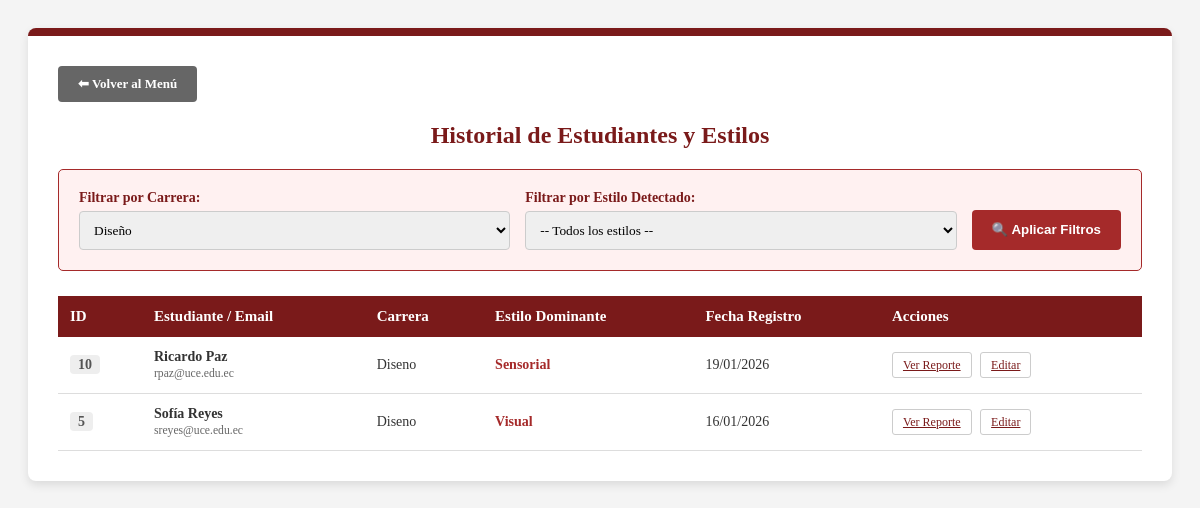
/consultas.php?f_carrera=Diseno, run on the app's committed database.
### tables this page shows
CREATE TABLE IF NOT EXISTS `resultados` (
  `id_res` int(11) NOT NULL AUTO_INCREMENT,
  `usuario_id` int(11) DEFAULT NULL,
  `estilo_dominante` varchar(50) DEFAULT NULL,
  `valor_activo_reflexivo` int(11) DEFAULT NULL,
  `valor_sensorial_intuitivo` int(11) DEFAULT NULL,
  `valor_visual_verbal` int(11) DEFAULT NULL,
  `valor_secuencial_global` int(11) DEFAULT NULL,
  PRIMARY KEY (`id_res`),
  KEY `usuario_id` (`usuario_id`)
);

CREATE TABLE IF NOT EXISTS `usuarios` (
  `id` int(11) NOT NULL AUTO_INCREMENT,
  `nombre` varchar(100) NOT NULL,
  `email` varchar(100) NOT NULL,
  `fecha_nac` date NOT NULL,
  `genero` enum('M','F','Otro') NOT NULL,
  `carrera` varchar(50) NOT NULL,
  `fecha_registro` timestamp NOT NULL DEFAULT CURRENT_TIMESTAMP,
  PRIMARY KEY (`id`),
  UNIQUE KEY `email` (`email`)
);

### consultas.php (the view, shortened to what this page needs)
<?php
require_once 'config.php';
$filtro_carrera = isset($_GET['f_carrera']) ? $_GET['f_carrera'] : '';
$sql = "SELECT u.id, u.nombre, u.email, u.carrera, u.fecha_registro, r.estilo_dominante
        FROM usuarios u
        INNER JOIN resultados r ON u.id = r.usuario_id
        WHERE 1=1";
if (!empty($filtro_carrera)) {
    $sql .= " AND u.carrera = '$filtro_carrera'";
}
$sql .= " ORDER BY u.id DESC";
$resultado = $conn->query($sql);
?>
<!DOCTYPE html>
<html lang="es">
<head>
</head>
<body>
<div class="container">
    <a href="index.php" class="btn btn-back">⬅ Volver al Menú</a>
    <h2>Historial de Estudiantes y Estilos</h2>
    <form method="GET" class="filtros-box">
        <div class="filter-group">
            <label>Filtrar por Carrera:</label>
            <select name="f_carrera" class="input-filter">
                <option value="Diseno" <?php if($filtro_carrera=='Diseno') echo 'selected'; ?>>Diseño</option>
            </select>
        </div>
        <div class="filter-group">
            <label>Filtrar por Estilo Detectado:</label>
            <select name="f_estilo" class="input-filter">
                <option value="">-- Todos los estilos --</option>
            </select>
        </div>
        <button type="submit" class="btn btn-search">🔍 Aplicar Filtros</button>
    </form>
    <table>
        <thead>
            <tr>
                <th>ID</th>
                <th>Estudiante / Email</th>
                <th>Carrera</th>
                <th>Estilo Dominante</th>
                <th>Fecha Registro</th>
                <th>Acciones</th>
            </tr>
        </thead>
        <tbody>
            <?php if ($resultado && $resultado->num_rows > 0): ?>
                <?php while($row = $resultado->fetch_assoc()): ?>
                    <tr>
                        <td><span class="id-badge"><?php echo $row['id']; ?></span></td>
                        <td>
                            <strong><?php echo $row['nombre']; ?></strong><br>
                            <small style="color: #666;"><?php echo $row['email']; ?></small>
                        </td>
                        <td><?php echo $row['carrera']; ?></td>
                        <td>
                            <span style="color:var(--rojo-medio); font-weight:bold;">
                                <?php echo $row['estilo_dominante']; ?>
                            </span>
                        </td>
                        <td><?php echo date('d/m/Y', strtotime($row['fecha_registro'])); ?></td>
                        <td>
                            <a href="reporte.php?id=<?php echo $row['id']; ?>" class="btn-action">Ver Reporte</a>
                            <a href="actualizar.php?id=<?php echo $row['id']; ?>" class="btn-action">Editar</a>
                        </td>
                    </tr>
                <?php endwhile; ?>
            <?php else: ?>
                <tr>
                    <td colspan="6" style="text-align:center; padding: 40px;">No se encontraron registros que coincidan con los criterios de búsqueda.</td>
                </tr>
            <?php endif; ?>
        </tbody>
    </table>
</div>
</body>
</html>

### consultas.php (style rules this page uses)
:root { --rojo-oscuro: #7a1a1a; --rojo-medio: #a52a2a; --gris-fondo: #f4f4f4; }
body { font-family: 'Georgia', serif; background-color: var(--gris-fondo); padding: 20px; color: #333; }
.container { max-width: 1100px; margin: auto; background: white; padding: 30px; border-radius: 8px; box-shadow: 0 4px 10px rgba(0,0,0,0.1); border-top: 8px solid var(--rojo-oscuro); }
h2 { color: var(--rojo-oscuro); text-align: center; margin-top: 0; }
.filtros-box { background: #fff1f1; padding: 20px; border-radius: 5px; margin-bottom: 25px; display: flex; gap: 15px; align-items: flex-end; border: 1px solid var(--rojo-medio); }
.filter-group { display: flex; flex-direction: column; flex: 1; }
.filter-group label { font-weight: bold; font-size: 14px; margin-bottom: 5px; color: var(--rojo-oscuro); }
.input-filter { padding: 10px; border: 1px solid #ccc; border-radius: 4px; font-family: inherit; }
table { width: 100%; border-collapse: collapse; margin-top: 10px; }
th { background-color: var(--rojo-oscuro); color: white; padding: 12px; text-align: left; font-size: 15px; }
td { padding: 12px; border-bottom: 1px solid #ddd; font-size: 14px; }
.id-badge { background: #eee; padding: 2px 8px; border-radius: 4px; font-weight: bold; color: #555; }
.btn { padding: 10px 20px; border: none; border-radius: 4px; cursor: pointer; text-decoration: none; display: inline-block; font-weight: bold; }
.btn-search { background: var(--rojo-medio); color: white; height: 40px; }
.btn-back { background: #666; color: white; margin-bottom: 20px; font-size: 13px; }
.btn-action { font-size: 12px; padding: 5px 10px; margin-right: 5px; border: 1px solid #ccc; background: white; color: var(--rojo-oscuro); border-radius: 3px; }

### data on the page
resultados: usuario "10", usuario.nombre "Ricardo Paz", usuario.email "rpaz@uce.edu.ec", usuario.carrera "Diseno", estilo_dominante "Sensorial", usuario.fecha_registro "19/01/2026"
resultados: usuario "5", usuario.nombre "Sofía Reyes", usuario.email "sreyes@uce.edu.ec", usuario.carrera "Diseno", estilo_dominante "Visual", usuario.fecha_registro "16/01/2026"
